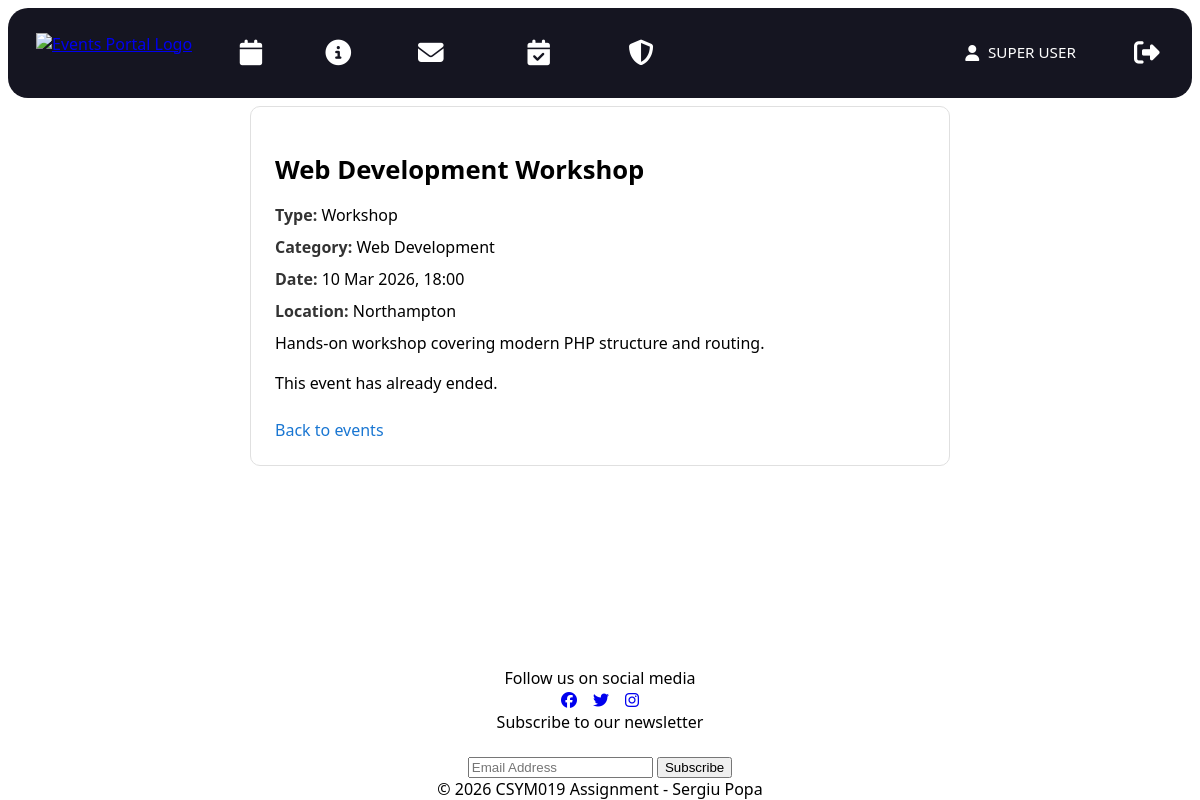
Page /events/show/1 (signed in) on the committed database.
### tables this page shows
CREATE TABLE IF NOT EXISTS events (
  eventid INT AUTO_INCREMENT PRIMARY KEY,
  category VARCHAR(255) NOT NULL,
  event_type VARCHAR(50) NOT NULL,
  title VARCHAR(255) NOT NULL,
  description TEXT NOT NULL,
  event_date DATETIME NOT NULL,
  location VARCHAR(255) NOT NULL,
  image_path VARCHAR(255) DEFAULT NULL,
  created_at TIMESTAMP DEFAULT CURRENT_TIMESTAMP
);

### src/framework/Application.php (called while the page is built, shortened)
<?php
class Application
{
    private Router $router;
    public function __construct(Router $router)
    {
        $this->router = $router;
    }
    public function run(): void
    {
        $path = parse_url($_SERVER['REQUEST_URI'], PHP_URL_PATH);
        $route = trim($path ?? '', '/');
        $parts = explode('/', $route);
        $controllerName = $parts[0] ?? 'home';
        $action = $parts[1] ?? 'index';
        $params = array_slice($parts, 2);
        $controller = $this->router->getController($controllerName);
        $page = $controller->$action(...$params);
        $variables = $page['variables'] ?? [];
        $content = $this->render(
            __DIR__ . '/../pages/' . $page['template'],
            $variables
        );
        require __DIR__ . '/../pages/layout.html.php';
    }
    private function render(string $file, array $variables = []): string
    {
        extract($variables);
        require $file;
        return ob_get_clean();
    }
}

### src/index.php (called while the page is built, shortened)
<?php
require_once __DIR__ . '/vendor/autoload.php';
require_once __DIR__ . '/autoload.php';
$router = new framework\Router();
$app = new framework\Application($router);
$app->run();

### src/controllers/EventController.php (called while the page is built, shortened)
<?php
class EventController
{
    private EventTable $events;
    private BookingTable $bookings;
    public function __construct()
    {
        $this->events = new EventTable();
        $this->bookings = new BookingTable();
    }
    public function show(int $id): array
    {
        $event = $this->events->findById($id);
        $alreadyBooked = false;
        if (isset($_SESSION['user'])) {
            $alreadyBooked = $this->bookings->exists(
                $_SESSION['user']['userid'],
                $id
            );
        }
        return [
            'title' => $event->title,
            'template' => 'event.html.php',
            'styles' => ['event.css'],
            'scripts' => ['booking.js'],
            'variables' => [
                'event' => $event,
                'alreadyBooked' => $alreadyBooked
            ]
        ];
    }
}

### src/autoload.php (called while the page is built, shortened)
<?php
spl_autoload_register(function (string $class) {
    $baseDir = __DIR__ . '/';
    $file = $baseDir . str_replace('\\', '/', $class) . '.php';
});

### src/framework/Database.php (called while the page is built, shortened)
<?php
class Database
{
    private static ?PDO $connection = null;
    public static function getConnection(): PDO
    {
        if (self::$connection === null) {
            $host = 'db';
            $db   = 'csym019_db';
            $user = 'csym019_user';
            $pass = 'csym019_pass';
            try {
                self::$connection = new PDO(
                    "mysql:host=$host;dbname=$db;charset=utf8mb4",
                    $user,
                    $pass
                );
                self::$connection->setAttribute(
                    PDO::ATTR_ERRMODE,
                    PDO::ERRMODE_EXCEPTION
                );
                self::$connection->setAttribute(
                    PDO::ATTR_DEFAULT_FETCH_MODE,
                    PDO::FETCH_ASSOC
                );
            } catch (PDOException $e) {
                die('Database connection failed: ' . $e->getMessage());
            }
        }
        return self::$connection;
    }
}

### src/models/EventTable.php (called while the page is built, shortened)
<?php
class EventTable
{
    private DatabaseHelper $table;
    public function __construct()
    {
        $this->table = new DatabaseHelper(
            Database::getConnection(),
            'events',
            'eventid',
            EventModel::class
        );
    }
    public function findById(int $eventid): object|false
    {
        return $this->table->find('eventid', $eventid);
    }
}

### src/framework/DatabaseHelper.php (called while the page is built, shortened)
<?php
class DatabaseHelper
{
    private PDO $pdo;
    private string $table;
    private string $className;
    public function __construct(
        PDO $pdo,
        string $table,
        string $primaryKey,
        string $className = 'stdClass'
    ) {
        $this->pdo = $pdo;
        $this->table = $table;
        $this->className = $className;
    }
    public function find(string $field, mixed $value): object|false
    {
        $stmt = $this->pdo->prepare(
            "SELECT * FROM {$this->table} WHERE {$field} = :value"
        );
        $stmt->execute([
            'value' => $value
        ]);
        $stmt->setFetchMode(PDO::FETCH_CLASS, $this->className);
        return $stmt->fetch();
    }
}

### src/pages/event.html.php (the view, shortened to what this page needs)
<section class="single-event">
    <h1 class="event-title"><?= htmlspecialchars($event->title) ?></h1>
    <p><strong>Type:</strong> <?= htmlspecialchars($event->event_type) ?></p>
    <p><strong>Category:</strong> <?= htmlspecialchars($event->category) ?></p>
    <p><strong>Date:</strong> <?= date('d M Y, H:i', strtotime($event->event_date)) ?></p>
    <p><strong>Location:</strong> <?= htmlspecialchars($event->location) ?></p>
    <p><?= nl2br(htmlspecialchars($event->description)) ?></p>
    <?php if (!isset($_SESSION['user'])): ?>
        <p>Please <a href="/account">log in</a> to book this event.</p>
    <?php elseif (strtotime($event->event_date) < time()): ?>
        <p>This event has already ended.</p>
    <?php elseif ($alreadyBooked): ?>
        <p>You have already booked this event.</p>
    <?php endif; ?>
    <a href="/events">Back to events</a>
</section>

### src/styles/global.css (style rules this page uses)
:root { --bg: #ffffff; }
body { margin: 0; font-family: system-ui, -apple-system, Segoe UI, Roboto, Arial, sans-serif; background: var(--bg); }
* { box-sizing: border-box; }

### src/styles/layout.css (style rules this page uses)
:root { --nav-pad: 0.75rem; --nav-gap: 0.75rem; --icon-size: 1.6rem; --logo-height: 2.5rem; }
body { display: grid; grid-template-rows: auto 1fr auto; min-height: 100vh; margin: 0; }

### src/styles/cards.css (style rules this page uses)
:root { --card-panel-color: #151521; --card-text-color: #f4f4f7; --card-secondary-color: #b8b8c6; --card-border-color: rgba(255, 255, 255, 0.1); --card-radius-size: 16px; --card-gap: clamp(12px, 2vw, 20px); --card-pad: clamp(14px, 2vw, 18px); }

### src/styles/event.css (style rules this page uses)
.event-title { margin-bottom: 1rem; font-size: 1.6rem; font-weight: 700; }
.single-event { max-width: 700px; margin: 0 auto; padding: 1.5rem; border: 1px solid #e0e0e0; border-radius: 10px; background-color: #ffffff; }
.single-event p { margin: 0.5rem 0; line-height: 1.5; }
.single-event strong { color: #333; }
.single-event p:last-of-type { margin-top: 1rem; }
.single-event a { display: inline-block; margin-top: 1rem; text-decoration: none; color: #1976d2; }

### rows in the picture
events: title "Web Development Workshop", event_type "Workshop", category "Web Development", event_date "10 Mar 2026, 18:00", location "Northampton", description "Hands-on workshop covering modern PHP structure and routing."

### other values in the picture
$currentUser['firstname'] "SUPER"
$currentUser['lastname'] "USER"
